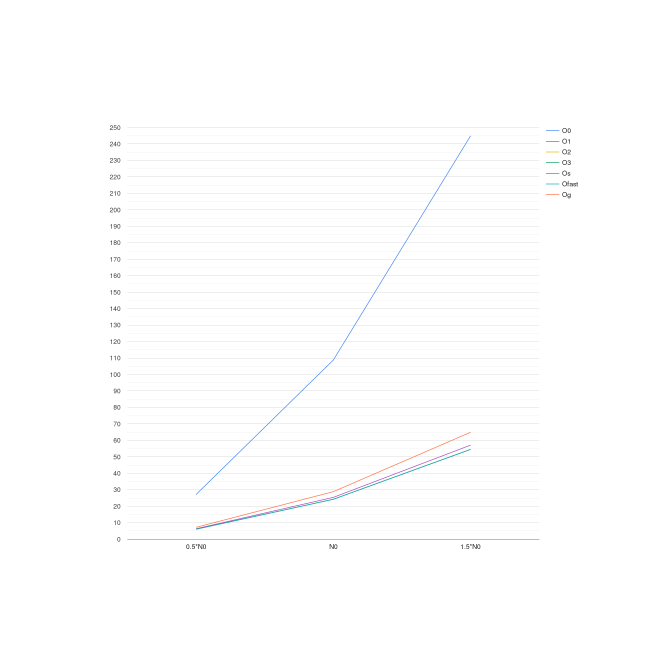
//> input picture Lab1-Optimizations/chart (1).png, 2000 x 2000 px, given in place of VID_20221101_223911.mp4, which was not available (shown at 1/3 size)
$ ./main   (built with g++ and OpenCV 4)
//> lines starting //> are read from the running program, lines starting //| are printed output that depends on the picture; after the words box and inside, x2 and y2 are one past the last pixel; in counts of white or black regions, pixels touching at a corner belong together; pictures that were not available may be replaced by others from this repository, and a replacement may not be noted
#include <opencv2/opencv.hpp>
#include <ctime>
#include <sys/time.h>

using namespace std;
using namespace cv;

int main()
{
    string path = "/home/vyacheslav/Documents/Programming/EVMnPU/Lab3-OpenCV/Images and Videos/VID_20221101_223911.mp4";
    VideoCapture cap(path);
    Mat src;
    Mat resized;
    Mat flipped;
    Mat cvtBGR_GREY;
    Mat canny_;

    Mat filtered;

    timeval frameStart;
    size_t  frameStart_ms = 0;

    timeval readTime;
    size_t  readTime_ms = 0;

    timeval modeTime;
    size_t  modeTime_ms = 0;

    timeval outputTime;
    size_t  outputTime_ms = 0;

    timeval finalTime;
    size_t  finalTime_ms = 0;

    double FPS = 0;

    for (;;)
    {
        gettimeofday(&frameStart, nullptr);
        cap.read(src);
//> src is the input picture: 2000 rows x 2000 cols, CV_8UC3; mean B, G, R 254, 253.9, 253.8
        gettimeofday(&readTime, nullptr);

        //resize(src, resized, Size(), 0.5, 0.5);

        flip(src, flipped, 1);
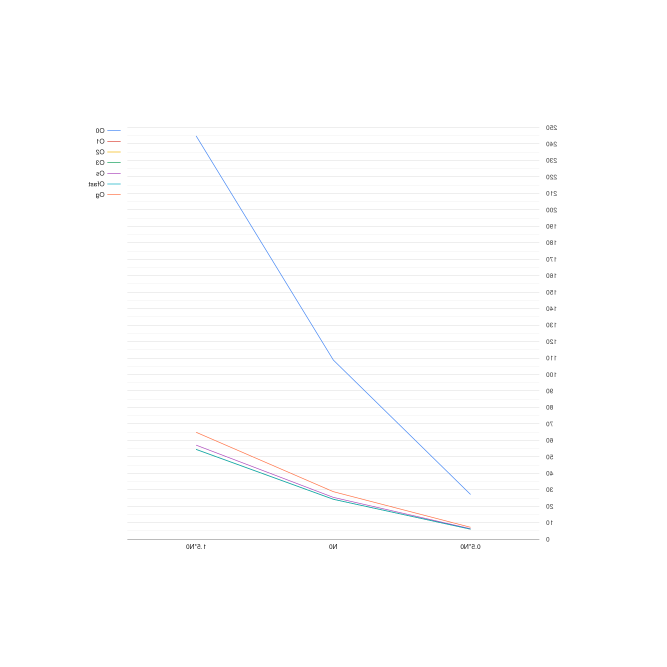
//> flipped: 2000 rows x 2000 cols, CV_8UC3 (shown at 1/3 size); mean B, G, R 254, 253.9, 253.8
        //imshow("2", flipped);

        GaussianBlur(flipped, filtered, Size(0, 0), 15);
        imshow("3", filtered);

        addWeighted(flipped, 1.5, filtered, -0.5, 10, filtered);
        //imshow("4", filtered);

        //cvtColor(flipped, cvtBGR_GREY, COLOR_BGR2GRAY);
        //imshow("5", cvtBGR_GREY);

        Canny(filtered, canny_, 100, 100);
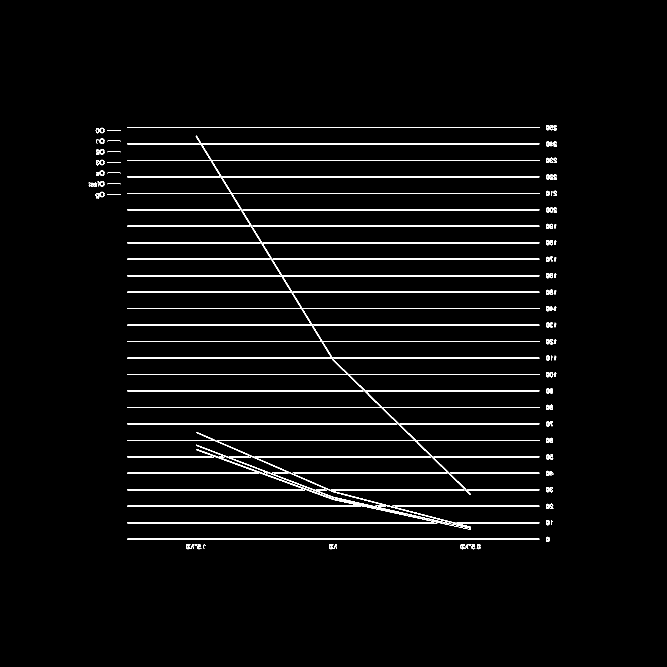
//> canny_: 2000 rows x 2000 cols, CV_8UC1 (shown at 1/3 size); 1.9% white in thin lines or dots, all inside (x1, y1, x2, y2) = (266, 375, 1671, 1648)
        imshow("6", canny_);

        vector<vector<Point>> contours;
        vector<Vec4i> hierarchy;

        findContours(canny_, contours, hierarchy, RETR_EXTERNAL, CHAIN_APPROX_SIMPLE);
//> contours = 176 contours, 98 with area under 20; largest, box (x1, y1, x2, y2) and area: (381, 407, 1618, 1484) 7544, (588, 1334, 1412, 1589) 4102, (381, 1616, 1618, 1619) 2471, (381, 381, 1618, 384) 2471, (588, 1296, 1412, 1583) 1732
        drawContours(flipped, contours, -1, Scalar(25, 25, 25), 1);
        //drawContours(cvtBGR_GREY, contours, -1, Scalar(5, 5, 5), 1);

        putText(flipped, "FPS: " + to_string(FPS),
                Point(10, 25), FONT_HERSHEY_COMPLEX,
                1, Scalar(255, 0, 255), 2);

        putText(flipped, "ReadTime: " + to_string(readTime_ms - frameStart_ms),
                Point (10, 50), FONT_HERSHEY_COMPLEX,
                1, Scalar(255, 0, 255), 2);

        putText(flipped, "ModeTime: " + to_string(modeTime_ms - readTime_ms),
                Point (10, 75), FONT_HERSHEY_COMPLEX,
                1, Scalar(255, 0, 255), 2);

        putText(flipped, "OutputTime: " + to_string(outputTime_ms - modeTime_ms),
                Point (10, 100), FONT_HERSHEY_COMPLEX,
                1, Scalar(255, 0, 255), 2);
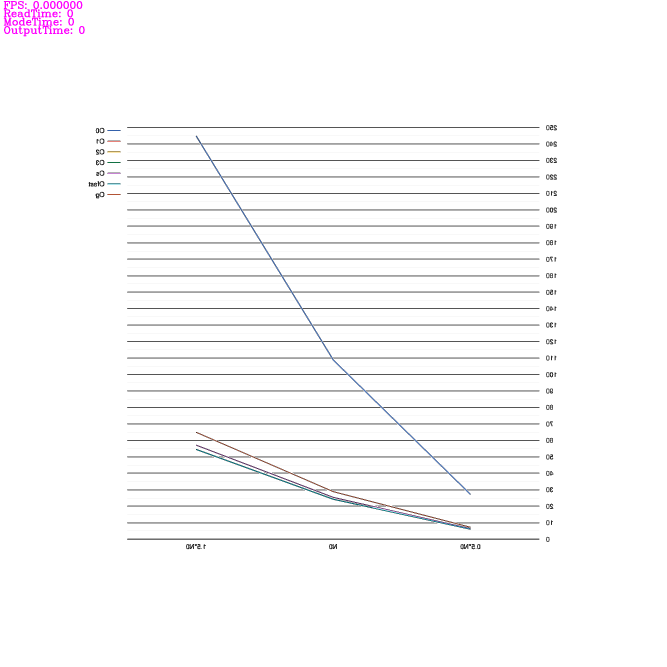
//> flipped: 2000 rows x 2000 cols, CV_8UC3 (shown at 1/3 size); mean B, G, R 249.8, 249.2, 249.7

        gettimeofday(&modeTime, nullptr);

        imshow("Final", flipped);
        //imshow("Final Gray", cvtBGR_GREY);
        imshow("Original", src);

        gettimeofday(&outputTime, nullptr);

        if (waitKey(1) >= 0)
//> the Esc key is pressed
        {
            break;
        }

        frameStart_ms = (frameStart.tv_sec * 1000000) + frameStart.tv_usec;
        readTime_ms   = (readTime  .tv_sec * 1000000) + readTime  .tv_usec;
        modeTime_ms   = (modeTime  .tv_sec * 1000000) + modeTime  .tv_usec;
        outputTime_ms = (outputTime.tv_sec * 1000000) + outputTime.tv_usec;

        gettimeofday(&finalTime, nullptr);
        finalTime_ms  = (finalTime .tv_sec * 1000000) + finalTime .tv_usec;
        FPS = (1. * 1000000.) / double(finalTime_ms - frameStart_ms);
    }

    return 0;
}
